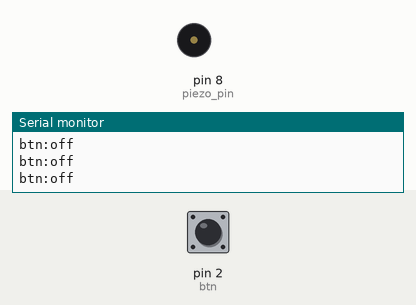
The sketch below on a simulated Arduino Uno, built with avr-gcc and run on an emulated ATmega328P. Shown: buzzer (waves = sounding, pin HIGH), the last lines printed to the serial monitor. The inputs (shaded band) are chosen by the test bench; at power-on: pin 2 (btn) HIGH.

Above: at 1.2 s.
1.3 s: pin 2 (btn) pulled LOW for 0.15 s
At 1.4 s:
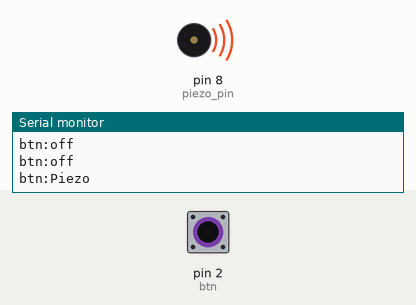
3.0 s: pin 2 (btn) pulled LOW for 3.2 s
At 7.6 s:
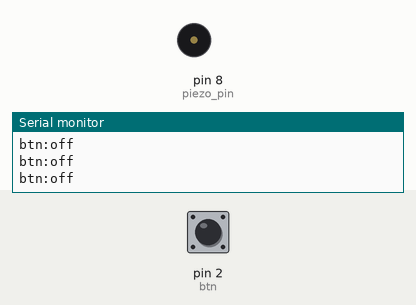
Timing chart, 0 to 9.1 s (numbered marks = the images above; inputs shaded):
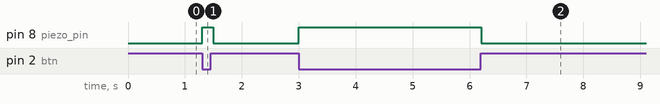

Measured:
- after the input at 1.3 s, pin 8 (piezo_pin): LOW → HIGH at once, → LOW 0.20 s later
- after the input at 3.0 s, pin 8 (piezo_pin): LOW → HIGH at once, → LOW 3.2 s later

The sketch:

04_piezo_03.ino
```cpp
const int piezo_pin = 8;
const int btn = 2;

void setup() {
  Serial.begin(9600);
  pinMode(piezo_pin, OUTPUT);
  pinMode(btn, INPUT_PULLUP);
}

void loop() {
  int btnstate = digitalRead(btn);
  digitalWrite(piezo_pin, LOW);

  if (btnstate == LOW){
  Serial.println("btn:Piezo");
  digitalWrite((piezo_pin), HIGH);
  } else {
    Serial.println("btn:off");
  }
  delay(100);
}
```
